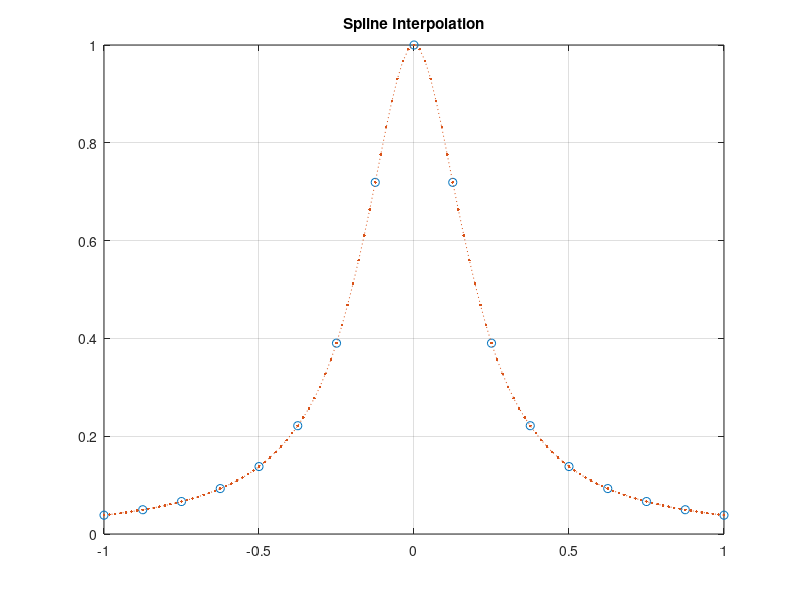

Write the MATLAB code that produced this figure. (Note: this script raises an error after producing the figure.)
close all; clear all; clc;

% test case: 1=sin, 2=runge
tc=2;

if tc==1
	% test cubic spline in general
	% see matlab doc for interp1 function
	% https://www.mathworks.com/help/matlab/ref/interp1.html#btwp6lt-1-xq
	x = 0:pi/4:2*pi; 
	v = sin(x);
	xq = 0:pi/16:2*pi;

	figure;
	vq2 = interp1(x,v,xq,'spline');
	plot(x,v,'o',xq,vq2,':.');
	xlim([0 2*pi]);
	title('Spline Interpolation');
	grid on;

	% now plot from c code output
	d=load('spline8.txt');
	figure;
	plot(x,v,'o',d(:,1),d(:,2),':.');
	grid on;
	xlim([0 2*pi]);

elseif tc==2
	% test trimatvec for A*p and final Ax=b sln for solcg
	%a=[3 0 0;.5 2 .5;0 0 3];
	%b=[7.885941644562334;13.655172413793103;7.885941644562334];
	%a*b % this is what A*p result from trimatvec should show
	%a\b % this is what Ax=b result from solcg for ctmp should show

	% build coeff vectors
	%a = [0.038461538461538464, 0.13793103448275862, 1,0.13793103448275862];
	%b = [-0.15819678897280715, -0.070836073644406916,  -3.998391343601253,-1.0353541809455684];

	n = 16;

	x = -1:2/n:1;
	v = 1./(1+25*x.^2);
	xq = -1:2/(n*7):1;

	% run spline with matlab
	figure;
	vq2 = interp1(x,v,xq,'spline');
	plot(x,v,'o',xq,vq2,':.');
	title('Spline Interpolation');
	grid on;

	% now plot from c code output
	d=load(['spline' num2str(n) '.txt']);
	figure;
	plot(x,v,'o',d(:,1),d(:,2),'-');
	grid on;

end
